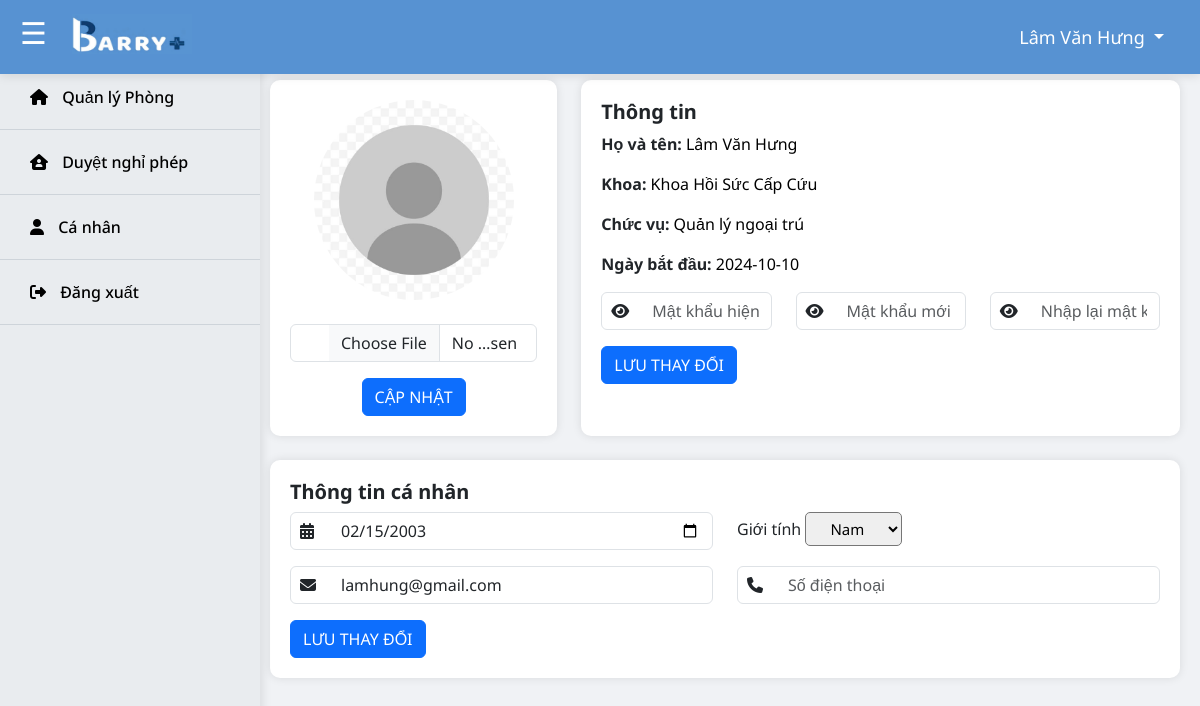
The page /bacsi/index.php (signed in) on the database its author committed.
### tables this page shows
CREATE TABLE `nhansu` (
  `MaNS` int(11) NOT NULL,
  `HoTen` varchar(255) NOT NULL,
  `NgaySinh` date NOT NULL,
  `Email` varchar(255) NOT NULL,
  `GioiTinh` varchar(255) NOT NULL,
  `CCCD` varchar(255) NOT NULL,
  `NgayBatDau` date NOT NULL,
  `NgayKetThuc` date DEFAULT NULL,
  `IMG` varchar(150) DEFAULT NULL,
  `DiaChi` varchar(255) NOT NULL,
  `MaCV` int(11) DEFAULT NULL,
  `TenTK` varchar(200) DEFAULT NULL,
  `MaKhoa` int(11) DEFAULT NULL
);

CREATE TABLE `khoa` (
  `MaKhoa` int(11) NOT NULL,
  `TenKhoa` varchar(50) NOT NULL,
  `KhuVuc` varchar(50) DEFAULT NULL,
  `MoTa` varchar(150) NOT NULL,
  `TrangThai` int(11) DEFAULT NULL
);

CREATE TABLE `chucvu` (
  `MaCV` int(11) NOT NULL,
  `TenCV` varchar(150) NOT NULL
);

### model/mNguoiDung.php (called while the page is built, shortened)
<?php
    class mNguoiDung{
        public function getHoTenByMaNS($maNS) {
            $p = new clsKetNoi();
            $con = $p->moKetNoi();
            $sql = "SELECT HoTen FROM nhansu WHERE MaNS = '$maNS'";
            $result = mysqli_query($con, $sql);
            if ($row = mysqli_fetch_assoc($result)) {
                $hoTen = $row['HoTen'];
            } else {
                $hoTen = 'Không tìm thấy thông tin';
            }
            return $hoTen;
        }
            public function getNS($MaNS) {
            $p = new clsKetNoi();
            $conn = $p->moKetNoi();
            $sql= "SELECT * FROM nhansu ns join khoa k on k.MaKhoa=ns.MaKhoa join chucvu cv on cv.MaCV=ns.MaCV where MaNS= '$MaNS'";
            $result = $conn->query($sql);
            if ($result->num_rows > 0) {
                while ($row = $result->fetch_assoc()) {
                    $dsBenhNhan[] = $row;
                }
            }
            return $dsBenhNhan;
        }
    }
?>

### bacsi/page/CaNhan/index.php (the view, shortened to what this page needs)
<?php
include_once(BACKEND_URL . 'model/mNguoiDung.php');
$con = new mNguoiDung();
$MaNS = $_SESSION['maNS'];
$nhansu = $con->getNS($MaNS);
?>
<div class="main-content" id="main-content">
    <div class="row">
    <div class="col-md-4">
        <div class="profile-card h-100">
            <?php
                $image = $nhansu[0]['IMG'];
                if (isset($image) ) {
                    echo '<img src="/QLBV/assets/images/' . $image . '" alt="Avatar">';
                }else{
                    echo '<img src="/QLBV/assets/images/avatar.jpg" alt="Avatar">';
                }
            ?>
            <br><br>
            <form method="POST" enctype="multipart/form-data">
                <input type="file" name="newImage" accept="image/*" class="form-control">
                <button class="btn btn-primary mt-3" name="btnCapNhatIMG">CẬP NHẬT</button>
            </form>
        </div>
    </div>
        <div class="col-md-8 ">
            <div class="account-info  h-100">
                <h5>Thông tin </h5>
                <form action="" method="post">
                    <p>
                        <strong>Họ và tên:</strong>
                        <input type="text" class="inputTT" value="<?php echo isset($nhansu[0]['HoTen']) ? $nhansu[0]['HoTen'] : ''; ?>">
                    </p>
                    <p>
                        <strong>Khoa:</strong>
                        <input type="text" class="inputTT" value="<?php echo isset($nhansu[0]['TenKhoa']) ? $nhansu[0]['TenKhoa'] : ''; ?>">
                    </p>
                    <p>
                        <strong>Chức vụ:</strong>
                        <input type="text" class="inputTT" value="<?php echo isset($nhansu[0]['TenCV']) ? $nhansu[0]['TenCV'] : ''; ?>">
                    </p>
                    <p>
                        <strong>Ngày bắt đầu:</strong>
                        <input type="text" class="inputTT" value="<?php echo isset($nhansu[0]['NgayBatDau']) ? $nhansu[0]['NgayBatDau'] : ''; ?>">
                    </p>
                    <div class="row">
                        <div class="col-md-4">
                            <div class="form-group">
                                <input class="form-control" placeholder="Mật khẩu hiện tại" type="password" name="currentPassword" />
                            </div>
                        </div>
                        <div class="col-md-4">
                            <div class="form-group">
                                <input class="form-control" placeholder="Mật khẩu mới" type="password" name="newPassword" />
                            </div>
                        </div>
                        <div class="col-md-4">
                            <div class="form-group">
                                <input class="form-control" placeholder="Nhập lại mật khẩu" type="password" name="confirmPassword" />
                            </div>
                        </div>
                    </div>
                    <button class="btn btn-primary btn-save" type="submit" name="btnChangePassword">LƯU THAY ĐỔI</button>
                </form>
            </div>
        </div>
    </div>
    <div class="row mt-4">
        <div class="col-12">
            <div class="personal-info">
                <h5>Thông tin cá nhân</h5>
                <form method="post">
                    <div class="row">
                        <div class="col-md-6">
                            <div class="form-group">
                                <input class="form-control" placeholder="Ngày sinh" name="NgaySinh" type="date" value="<?php echo isset($nhansu[0]['NgaySinh']) ? $nhansu[0]['NgaySinh'] : ''; ?>"/>
                            </div>
                        </div>
                        <div class="col-md-6">
                            <div class="form-group">
                                <label for="GioiTinh" class="form-label">Giới tính</label>
                                <select class="selectGT" id="GioiTinh" name="GioiTinh">
                                    <option value="Nam" <?php echo (isset($nhansu[0]['GioiTinh']) && $nhansu[0]['GioiTinh'] == 'Nam') ? 'selected' : ''; ?>>Nam</option>
                                </select>
                            </div>
                        </div>
                    </div>
                    <div class="row">
                        <div class="col-md-6">
                            <div class="form-group">
                                <input class="form-control" placeholder="Email" type="text" name="Email" value="<?php echo isset($nhansu[0]['Email']) ? $nhansu[0]['Email'] : ''; ?>"/>
                            </div>
                        </div>
                        <div class="col-md-6">
                            <div class="form-group">
                                <input class="form-control" placeholder="Số điện thoại" type="text" name="SoDienThoai" value="<?php echo isset($nhansu[0]['SoDienThoai']) ? $nhansu[0]['SoDienThoai'] : ''; ?>"/>
                            </div>
                        </div>
                    </div>
                    <button class="btn btn-primary" type="submit" name="btnTTCN">LƯU THAY ĐỔI</button>
                </form>
            </div>
        </div>
    </div>
</div>

### bacsi/layout/head.php (shortened to what this page needs)
<!DOCTYPE html>
<html lang="vi">
<head>
  <link rel="stylesheet" href="https://cdnjs.cloudflare.com/ajax/libs/normalize/8.0.1/normalize.min.css"
 />
  <link rel="stylesheet" href="https://cdnjs.cloudflare.com/ajax/libs/font-awesome/6.4.2/css/all.min.css"
 />
  <link rel="stylesheet" href="https://cdn.jsdelivr.net/npm/bootstrap@4.6.2/dist/css/bootstrap.min.css"
>
  <link rel="stylesheet" href="/QLBV/assets/css/nhansu.css">
    <link rel="stylesheet" href="https://stackpath.bootstrapcdn.com/bootstrap/4.6.2/css/bootstrap.min.css">
    <link href="https://cdn.jsdelivr.net/npm/bootstrap@5.3.0-alpha1/dist/css/bootstrap.min.css" rel="stylesheet">
    <link rel="stylesheet" href="/QLBV/assets/css/base.css">
</head>
<?php
    if (isset($_SESSION['dangnhap']) && $_SESSION['dangnhap'] == 2 && isset($_SESSION['maNS'])) {
      include_once(BACKEND_URL . 'model/mNguoiDung.php');
      $model = new mNguoiDung();
      $maNS = $_SESSION['maNS'];
      $hoTen = $model->getHoTenByMaNS($maNS);
  }
    ?>
<body>
    <div class="header">
        <div>
            <span class="menu-icon" id="menu-toggle">☰</span>
            <img src="/QLBV/assets/images/logobarry3.png" alt="" >
        </div>
        <ul class="nav">
            <li class="nav-item dropdown has-arrow main-drop">
                <a href="#" class="dropdown-toggle nav-link" data-toggle="dropdown"id="Hoten">
                <?php echo htmlspecialchars($hoTen); ?> <b class="caret"></b>
                </a>
            </li>
        </ul>
    </div>

### assets/css/nhansu.css (style rules this page uses)
* { margin: 0; padding: 0; box-sizing: border-box; }
body { display: flex; min-height: 100vh; background-color: #f8f9fa; }
a { text-decoration: none; color: #007bff; }
.header { background-color: #5792d2; display: flex; justify-content: space-between; align-items: center; padding: 10px 20px; color: white; font-size: 18px; position: fixed; top: 0; width: 100%; z-index: 1000; box-shadow: 0 2px 10px rgba(0, 0, 0, 0.1); transition: all 0.3s ease; }
.header .menu-icon { font-size: 30px; cursor: pointer; padding-right: 20px; transition: transform 0.3s ease; }
.header .nav #Hoten { color: #FFF; }
.header img { width: 120px; height: 40px; margin-bottom: 10px; }
.main-content { margin-left: 250px; padding: 80px 20px; transition: margin-left 0.4s ease; background-color: #f0f2f5; flex: 1; }
.profile-card, .account-info, .personal-info { background-color: white; border-radius: 10px; padding: 20px; box-shadow: 0 0 10px rgba(0, 0, 0, 0.1); }
.profile-card { text-align: center; height: 100%; }
.profile-card img { border-radius: 50%; width: 200px; height: 200px; }
.account-info h5, .personal-info h5 { font-weight: bold; }
.account-info .form-control, .personal-info { margin-bottom: 10px; }
.form-group { position: relative; }

### assets/css/base.css (style rules this page uses)
:root { --bg-white: #FFFFFF; --bg-blue: #3D6889; --font: "Noto Sans", sans-serif; }
html { scroll-behavior: smooth; margin: 0; padding: 0; }
* { box-sizing: border-box; }
body { font-family: var(--font); margin: 0; padding: 0; }
a { text-decoration: none; color: black; }
ul, li { margin: 0; padding: 0; }

### bacsi/page/CaNhan/index.php (style rules this page uses)
.form-control { padding-left: 50px; }
.inputTT { border: none; outline: none; background: transparent; width: 300px; }
.selectGT { padding: 5px 20px; box-sizing: border-box; font-size: 15px; border-radius: 5px; }

### rows shown on the page
nhansu: HoTen "Lâm Văn Hưng", TenKhoa "Khoa Hồi Sức Cấp Cứu", TenCV "Quản lý ngoại trú", NgayBatDau "2024-10-10", NgaySinh "02/15/2003", GioiTinh "Nam", Email "lamhung@gmail.com"
